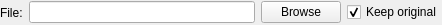
<?xml version="1.0" encoding="UTF-8"?>
<ui version="4.0">
 <class>RFileWidget</class>
 <widget class="QWidget" name="RFileWidget">
  <property name="geometry">
   <rect>
    <x>0</x>
    <y>0</y>
    <width>442</width>
    <height>25</height>
   </rect>
  </property>
  <property name="windowTitle">
   <string>Form</string>
  </property>
  <layout class="QHBoxLayout" name="horizontalLayout">
   <property name="margin">
    <number>0</number>
   </property>
   <item>
    <widget class="QLabel" name="label">
     <property name="text">
      <string>File:</string>
     </property>
    </widget>
   </item>
   <item>
    <widget class="QLineEdit" name="fileEdit">
     <property name="readOnly">
      <bool>true</bool>
     </property>
    </widget>
   </item>
   <item>
    <widget class="QPushButton" name="pushButton">
     <property name="text">
      <string>Browse</string>
     </property>
    </widget>
   </item>
   <item>
    <widget class="QCheckBox" name="saveOriginal">
     <property name="text">
      <string>Keep original</string>
     </property>
     <property name="checked">
      <bool>true</bool>
     </property>
    </widget>
   </item>
  </layout>
 </widget>
 <resources/>
 <connections>
  <connection>
   <sender>pushButton</sender>
   <signal>clicked()</signal>
   <receiver>RFileWidget</receiver>
   <slot>browse()</slot>
   <hints>
    <hint type="sourcelabel">
     <x>288</x>
     <y>16</y>
    </hint>
    <hint type="destinationlabel">
     <x>247</x>
     <y>14</y>
    </hint>
   </hints>
  </connection>
 </connections>
 <slots>
  <slot>browse()</slot>
 </slots>
</ui>
